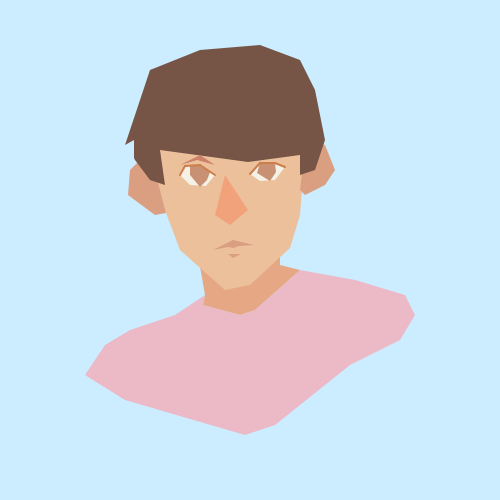
Frame 1 (no input)
Frame 60 (no input): identical to frame 1, image omitted
Frame 120 (the mouse pressed at the canvas centre since frame 60): identical to frame 1, image omitted

The p5.js sketch that drew this single still picture (run headless with seeded random() and noise() and a simulated clock; from frame 60 on, the mouse is pressed at the canvas centre):

// p5.js sketch
// ── sketch.js
function setup() {
    // create a canvas to draw my portrait on
    createCanvas( 500, 500 );
}

function draw() {
    // set the background color
    background( 'rgb(204, 237, 255)' );
push();
// make sweater pink
fill( 'rgb(236, 185, 199)' );
    // remove stroke
    noStroke();
//Shape for the sweater
beginShape();
vertex( 85, 375);
vertex( 125, 400);
vertex( 245, 435);
vertex( 275, 425);
vertex( 350, 365);
vertex( 400, 340);
vertex( 415, 315);
vertex( 405, 295);
vertex( 355, 280);
vertex( 300, 270);
vertex( 255, 310);
vertex( 240, 315);
vertex( 203, 305);
vertex( 205, 295);
vertex( 175, 315);
vertex( 130, 330);
vertex( 105, 345);
endShape(CLOSE);
// end sandbox
pop();

push();
// making neck color
fill('#e6a884');
// remove noStroke
  noStroke();
// making shape for neck
beginShape();
vertex( 198, 255);
vertex( 280, 245);
vertex( 280, 265);
vertex( 300, 270);
vertex( 255, 310);
vertex( 240, 315);
vertex( 203, 305);
vertex( 205, 295);
endShape(CLOSE)
// end sandbox
pop();

push();
fill('#ecc09b')
  noStroke();
// head
beginShape();
vertex( 153, 100);
vertex( 290, 90);
vertex( 300, 105);
vertex( 305, 150);
vertex( 300, 215);
vertex( 290, 248);
vertex( 250, 285);
vertex( 225, 290);
vertex( 180, 250);
vertex( 165, 210);
vertex( 150, 155);
endShape(CLOSE)
pop();
// now for the ears
// left ear
push();
fill('#da9e81')
  noStroke();
beginShape();
vertex( 305, 150);
vertex( 310, 140);
vertex( 325, 145);
vertex( 335, 170);
vertex( 325, 185);
vertex( 305, 195);
vertex( 300, 190);
endShape(CLOSE)

// right ears
push();
fill('#da9e81')
  noStroke();
beginShape();
vertex( 152, 160);
vertex( 145, 158);
vertex( 140, 160);
vertex( 130, 170);
vertex( 128, 195);
vertex( 155, 215);
vertex( 166, 213);
endShape(CLOSE);
pop();
// working on the hair
push();
fill('#775546')
  noStroke();
beginShape();
vertex( 165, 185);
vertex( 150, 180);
vertex( 135, 160);
vertex( 134, 158);
vertex( 134, 140);
vertex( 125, 145);
vertex( 150, 70);
vertex( 200, 50);
vertex( 260, 45);
vertex( 300, 60);
vertex( 315, 90);
vertex( 325, 140);
vertex( 315, 170);
vertex( 300, 175);
vertex( 300, 155);
vertex( 248, 162);
vertex( 160, 150);
endShape(CLOSE);
pop();
// time for the face details...
// nose
push();
fill('#f2a27b')
quad( 225, 175, 215, 215, 230, 225, 248, 210 );
pop();
// mouth
push();
// after creating the mouth I realized I needed to move it over.
translate( -2, 5 )
fill('#da9e81')
  noStroke();
beginShape();
vertex( 215, 245);
vertex( 235, 235);
vertex( 256, 240);
vertex( 241, 241);
vertex( 235, 243);
vertex( 230, 242);
endShape(CLOSE);
triangle( 230, 249, 235, 253, 243, 249);
pop();
// Creating the eyes
// whites
push();
fill('')
beginShape();
vertex();
endShape(CLOSE);
beginShape();
vertex();
endShape(CLOSE);
pop();
// creating the whites of the eyes
push();
fill('#f5f1e6');
  noStroke();
beginShape();
vertex( 215, 175);
vertex( 200, 165);
vertex( 185, 166);
vertex( 180, 175);
vertex( 190, 185);
vertex( 206, 186);
endShape(CLOSE);
beginShape();
vertex( 250, 174);
vertex( 260, 163);
vertex( 275, 163);
vertex( 285, 167);
vertex( 275, 180);
vertex( 260, 181);
endShape();
pop();
// the pupils
push();
fill('#c89174');
  noStroke();
beginShape();
vertex( 190, 165);
vertex( 190, 175);
vertex( 200, 187);
vertex( 207, 180);
vertex( 210, 172);
vertex( 201, 166);
endShape(CLOSE);
beginShape();
vertex( 260, 163);
vertex( 257, 173);
vertex( 270, 181);
vertex( 276, 172);
vertex( 275, 163);
endShape(CLOSE);
pop();
// eyelashes
push();
strokeWeight(2)
stroke('#cc7e4d');
line( 215, 175, 200, 165 );
line( 200, 165, 185, 166 );
line( 185, 166, 180, 175 );
line( 250, 174, 260, 163 );
line( 260, 163, 275, 163 );
line( 275, 163, 285, 167 );
pop();
// eyelid
push();
fill('#cc8269')
quad( 180, 165, 200, 155, 215, 165, 197, 160 );
pop();
}
